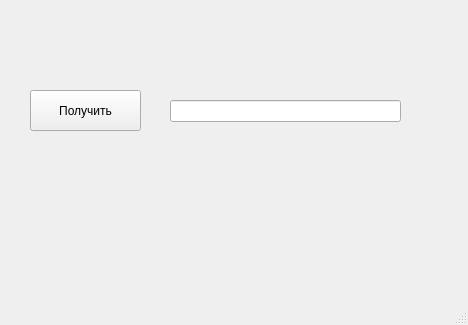
<?xml version="1.0" encoding="UTF-8"?>
<ui version="4.0">
 <class>MainWindow</class>
 <widget class="QMainWindow" name="MainWindow">
  <property name="geometry">
   <rect>
    <x>0</x>
    <y>0</y>
    <width>468</width>
    <height>325</height>
   </rect>
  </property>
  <property name="windowTitle">
   <string>MainWindow</string>
  </property>
  <widget class="QWidget" name="centralwidget">
   <widget class="QPushButton" name="button">
    <property name="geometry">
     <rect>
      <x>30</x>
      <y>90</y>
      <width>111</width>
      <height>41</height>
     </rect>
    </property>
    <property name="text">
     <string>Получить</string>
    </property>
   </widget>
   <widget class="QLineEdit" name="text_field">
    <property name="geometry">
     <rect>
      <x>170</x>
      <y>100</y>
      <width>231</width>
      <height>22</height>
     </rect>
    </property>
   </widget>
   <widget class="QLabel" name="label">
    <property name="geometry">
     <rect>
      <x>40</x>
      <y>180</y>
      <width>371</width>
      <height>61</height>
     </rect>
    </property>
    <property name="text">
     <string/>
    </property>
   </widget>
  </widget>
  <widget class="QMenuBar" name="menubar">
   <property name="geometry">
    <rect>
     <x>0</x>
     <y>0</y>
     <width>468</width>
     <height>26</height>
    </rect>
   </property>
  </widget>
  <widget class="QStatusBar" name="statusbar"/>
 </widget>
 <resources/>
 <connections/>
</ui>
